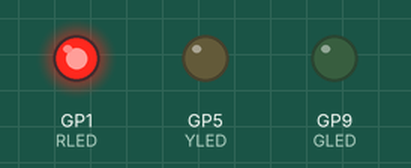
The program below on a simulated Raspberry Pi Pico running MicroPython. Parts: output pins drawn as LEDs (lit = HIGH).

Above: at 1.0 s.
At 3.0 s:
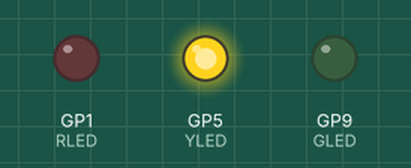
At 5.0 s:
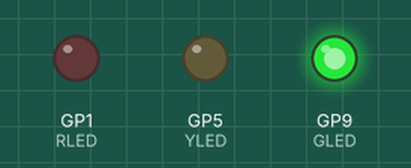
Timing chart, 0 to 7.8 s (numbered marks = the images above):
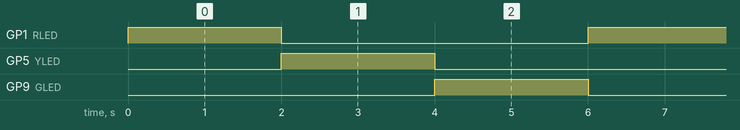

The program:

Traffic_signal2.py
```python
import machine as m
import utime as t
RLED = m.Pin(1,m.Pin.OUT)
YLED = m.Pin(5,m.Pin.OUT)
GLED = m.Pin(9,m.Pin.OUT)
while 1 :
  RLED.value(1)
  t.sleep(2)
  RLED.value(0)
  YLED.value(1)
  t.sleep(2)
  YLED.value(0)
  GLED.value(1)
  t.sleep(2)
  GLED.value(0)
```

Measured:
- by itself, GP1 (RLED), GP5 (YLED), GP9 (GLED): alternates HIGH for 2.0 s and LOW for 4.0 s
- by itself, everything shown: repeats every 6.0 s, in 3 steps
